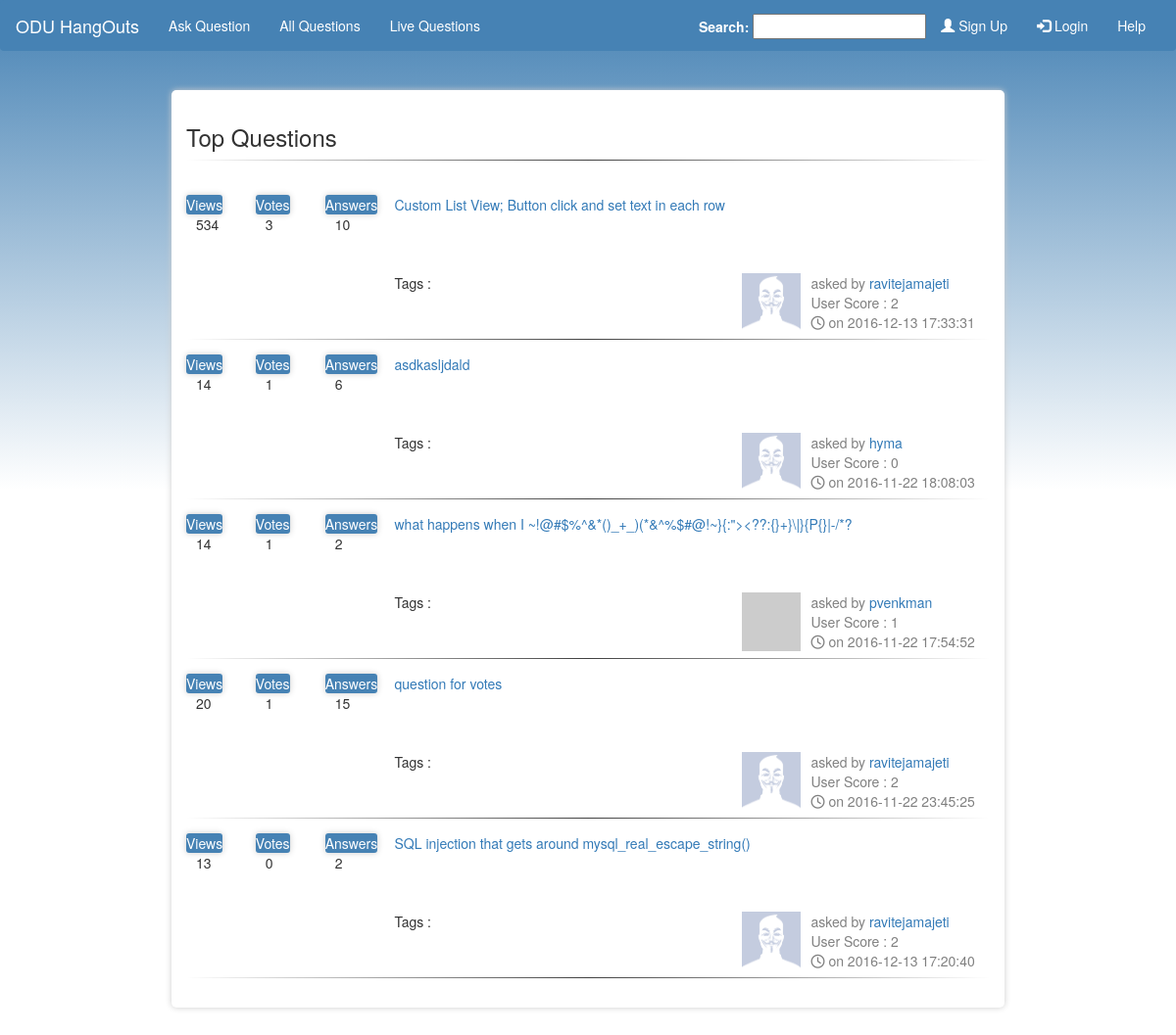
The page / on the database its author committed.
### tables this page shows
CREATE TABLE `questions` (
  `qid` int(20) NOT NULL,
  `qnd_user` varchar(20) NOT NULL,
  `question_title` text NOT NULL,
  `question` longtext NOT NULL,
  `views` int(11) DEFAULT NULL,
  `q_created` timestamp NOT NULL DEFAULT CURRENT_TIMESTAMP,
  `votes` int(11) NOT NULL DEFAULT '0',
  `freeze` tinyint(1) NOT NULL DEFAULT '0',
  `tags` varchar(100) NOT NULL
);

CREATE TABLE `users` (
  `uid` int(20) NOT NULL,
  `user_name` varchar(20) NOT NULL,
  `password` varchar(100) NOT NULL,
  `role` char(1) NOT NULL DEFAULT 'e',
  `score` int(11) NOT NULL DEFAULT '0',
  `email` varchar(50) NOT NULL,
  `grav_override` int(5) NOT NULL,
  `pic_name` varchar(25) NOT NULL,
  `country` varchar(55) NOT NULL,
  `git_user` int(11) DEFAULT '0'
);

### index.php (the view, shortened to what this page needs)
<!DOCTYPE html>
<html>
    <head>
        <?php include 'header.php' ?>
    </head>
    <body>
        <?php include 'config.php'; include 'db_connect.php'; include 'navbar.php'; ?>
        <div class="container">
            <h3>Top Questions</h3>
            <hr>
            <br>
            <?php
                $query = "SELECT * from questions order by votes desc limit 5";
                if($result = mysqli_query($link, $query)) {
                    while($row = mysqli_fetch_array($result)) {
                        $query1 = "SELECT * from users where user_name = '".$row['qnd_user']."'";
                        $result1 = mysqli_query($link, $query1);
                        $row1 = mysqli_fetch_array($result1);
                        if($row1['git_user'] == 0) {
                        if($row1['grav_override'] == 1) {
                            $img_src = "uploads/".$row1['pic_name'];
                        }
                        else {
                            $gravcheck = "http://www.gravatar.com/avatar/".md5( strtolower( trim( $row1['email'] ) ) )."?d=404";
                            $response = get_headers($gravcheck);
                            if ($response[0] != "HTTP/1.1 404 Not Found"){
                                $img_src = "https://www.gravatar.com/avatar/".md5( strtolower( trim( $row1['email'] ) ) );
                            }
                            else {
                                $img_src = "uploads/".$row1['pic_name'];
                             }
                        }}
                        else {
                            $img_src = 'https://github.com/'.$row1['user_name'].'.png';
                        }
                        $query_answers = "SELECT count(*) from answers where qid = '".$row['qid']."'";
                        $result_answers = mysqli_query($link, $query_answers);
                        $row_answers = mysqli_fetch_array($result_answers);
            ?>
                        <div class='row'>
                        <div class ='col-md-1'>
                        <span style="background-color: #4682B4; color:white; text-align: center;  border-radius: 3px; box-shadow: 0 0 6px #ccc;">Views</span><br>
                        <span style="position:relative; left:10px;"> <?php echo $row['views']; ?></span>
                        </div>
                        <div class ='col-md-1'>
                        <span style="background-color: #4682B4; color:white; text-align: center;  border-radius: 3px; box-shadow: 0 0 6px #ccc;">Votes</span><br>
                        <span style="position:relative; left:10px;"> <?php echo $row['votes']; ?></span>
                        </div>
                        <div class ='col-md-1'>
                        <span style="background-color: #4682B4; color:white; text-align: center;  border-radius: 3px; box-shadow: 0 0 6px #ccc;">Answers</span><br>
                        <span style="position:relative; left:10px;"> <?php echo $row_answers[0]; ?></span>
                        </div>
                        <a href="display_question.php?qid=<?php echo $row['qid']; ?> " data-rel="tooltip" data-html="true" title = "" onmouseover="answer_tooltip(this.id)" class = "question_hyperlink col-md-9 red-tooltip" id = "<?php echo $row['qid']; ?>" > <?php echo htmlentities($row['question_title']); ?></a>
                        </div>
                        <br><br>
                        <div class='row'>
                            <div class='col-sm-3'></div>
                        <div class='col-sm-5'>Tags : <?php
                        ?></div>
                        <div class='col-sm-1'><img width='60' height='60' src='<?php echo $img_src; ?>' alt='No Image Available' onerror= 'this.src="./uploads/defaultIcon.png";' /> </div>
                            <div class='col-sm-3'><span class='asked_by'>asked by </span><a href='profile.php?uname=<?php echo htmlentities($row['qnd_user']) ?>'> <?php echo htmlentities($row['qnd_user']) ?> </a><br><span class='asked_by'>User Score : <?php echo $row1['score']; ?></span ><br><span class='asked_by'><i class='fa fa-clock-o' aria-hidden='true'></i> on <?php echo htmlentities($row['q_created']) ?></span></div>
                        </div>
                        <hr>
                    <?php }
                }
            ?>
        </div>
    </body>
</html>

### header.php (shortened to what this page needs)
<link rel="stylesheet" href="https://maxcdn.bootstrapcdn.com/bootstrap/3.3.7/css/bootstrap.min.css">
<link rel="stylesheet" href="//code.jquery.com/ui/1.12.1/themes/base/jquery-ui.css">
<link rel="stylesheet" href="style.css">
<link href="http://cdnjs.cloudflare.com/ajax/libs/summernote/0.8.2/summernote.css" rel="stylesheet">

### navbar.php (shortened to what this page needs)
<nav class="navbar nav-background">
      <div class="container-fluid">
        <div class="navbar-header">
          <a href="index.php" class="navbar-brand logo white">ODU HangOuts</a>
        </div>
        <div class="collapse navbar-collapse" id="myNavbar">
          <ul class="nav navbar-nav">
            <li><a href="ask_question.php" id="ask" class="white">Ask Question</a></li>
            <li><a href="allquestions.php?page=1" id="all" class="white">All Questions</a></li>
            <li><a href="world.php" id="all" class="white">Live Questions</a></li>
          </ul>
          <ul class="nav navbar-nav navbar-right">
              <li class='white' style="position:relative; top:13px "><label for="tags">Search: </label> <input class='green' id="tags" onkeydown="search(this)" onkeyup="filtusers(this)"></li>
              <?php
                  if (!isset($_SESSION['username'])) {?>
                    <li id='signup'><a href='signup.php' class='white'><span class='glyphicon glyphicon-user'></span> Sign Up </a></li>
                    <li><a href='samplogin.php' class='white'><span class='glyphicon glyphicon-log-in'></span> Login</a></li>
                <?php  }
                  else {?>
                    <li id='signup'><a href='profile.php?uname=<?php echo $_SESSION['username'] ?>' class='white'><span class='glyphicon glyphicon-user'></span> <?php echo $_SESSION['username'];?> </a></li>
                    <li><a href='logout.php' class='white'><span class='glyphicon glyphicon-log-in'></span> Logout</a></li>
                 <?php }
              ?>
              <li><a href="help.php" class="white">Help</a></li>
          </ul>
        </div>
      </div>
</nav>

### style.css (style rules this page uses)
body { background:url(bg.jpg),repeating-linear-gradient(steelblue,white); background-size: 6000px 10px,6000px 500px; background-repeat: no-repeat,no-repeat; }
.container { position: relative; top: 20px; border-radius: 5px; box-shadow: 0 0 6px #ccc; padding: 15px 15px 15px 15px; width: 850px; background-color: white; }
.green { color:limegreen; }
.nav-background { background-color:#4682B4; }
.white { color:#ffffff; }
hr { margin-top: 0.5em; margin-bottom: 15px; margin-left: auto; margin-right: auto; border: 0; height: 1px; background-image: linear-gradient(to right, rgba(0, 0, 0, 0), rgba(0, 0, 0, 0.75), rgba(0, 0, 0, 0)); }
.asked_by { color: grey; }

### rows shown on the page
questions: views "534", votes "3", row_answers "10", question_title "Custom List View; Button click and set text in each row", qnd_user "ravitejamajeti", users.score "2", q_created "2016-12-13 17:33:31"
questions: views "14", votes "1", row_answers "6", question_title "asdkasljdald", qnd_user "hyma", users.score "0", q_created "2016-11-22 18:08:03"
questions: views "14", votes "1", row_answers "2", question_title "what happens when I ~!@#$%^&*()_+_)(*&^%$#@!~}{:\"><??:{}+}\\|}{P{}|-/*?", qnd_user "pvenkman", users.score "1", q_created "2016-11-22 17:54:52"
questions: views "20", votes "1", row_answers "15", question_title "question for votes", qnd_user "ravitejamajeti", users.score "2", q_created "2016-11-22 23:45:25"
questions: views "13", votes "0", row_answers "2", question_title "SQL injection that gets around mysql_real_escape_string()", qnd_user "ravitejamajeti", users.score "2", q_created "2016-12-13 17:20:40"
